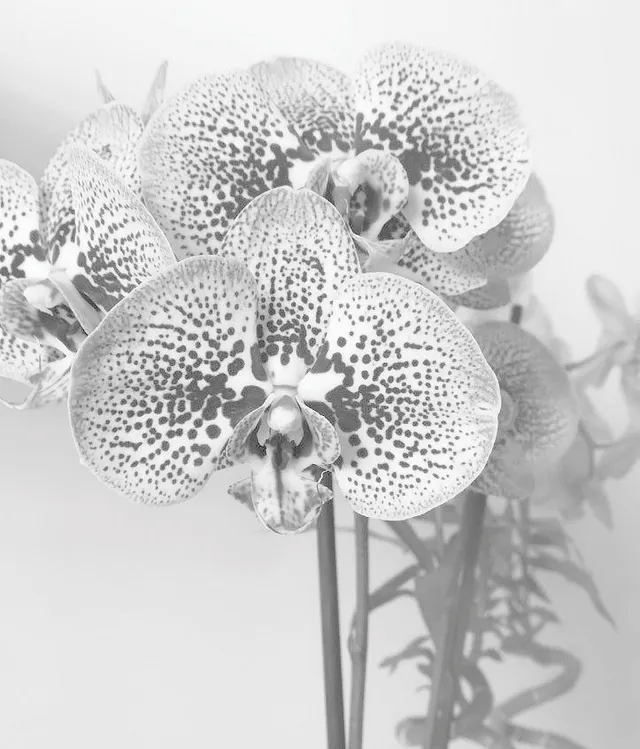
#> input picture Lab2/inp_image.webp, 640 x 749 px
$ python exercise2.py
#> lines starting #> are read from the running program, lines starting #| are printed output that depends on the picture
import cv2
import numpy as np
import matplotlib.pyplot as plt


def get_cumulative(histogram):
    cumulative = np.cumsum(histogram, dtype=np.float32)
    return cumulative / histogram.sum()


def get_hist_map(inp_histogram, ref_histogram):
    pix_map = np.zeros(256)

    k = 0
    for i, val in enumerate(inp_histogram):
        while k < 255 and ref_histogram[k] < val:
            k += 1

        pix_map[i] = k

    return np.array(pix_map, dtype=np.uint8)


def map_image(image, image_map):
    new_img = np.zeros_like(image, dtype=np.uint8)
    r, c = image.shape

    for i in range(r):
        for j in range(c):
            new_img[i, j] = image_map[image[i, j]]

    return new_img


def histogram_specification(inp_image, ref_image):
    inp_pixels = np.array(inp_image, dtype=np.uint8).ravel()
    ref_pixels = np.array(ref_image, dtype=np.uint8).ravel()

    inp_hist = np.histogram(inp_pixels, 255, [0, 255])[0]
    ref_hist = np.histogram(ref_pixels, 255, [0, 255])[0]

    inp_c = get_cumulative(inp_hist)
    ref_c = get_cumulative(ref_hist)

    img_map = get_hist_map(inp_c, ref_c)

    return map_image(inp_image, img_map)


inp_img = cv2.imread('inp_image.webp', 0)
#> inp_img: shape (749, 640); min 20, max 255, mean 205.1
ref_img = cv2.imread('ref_image.webp', 0)
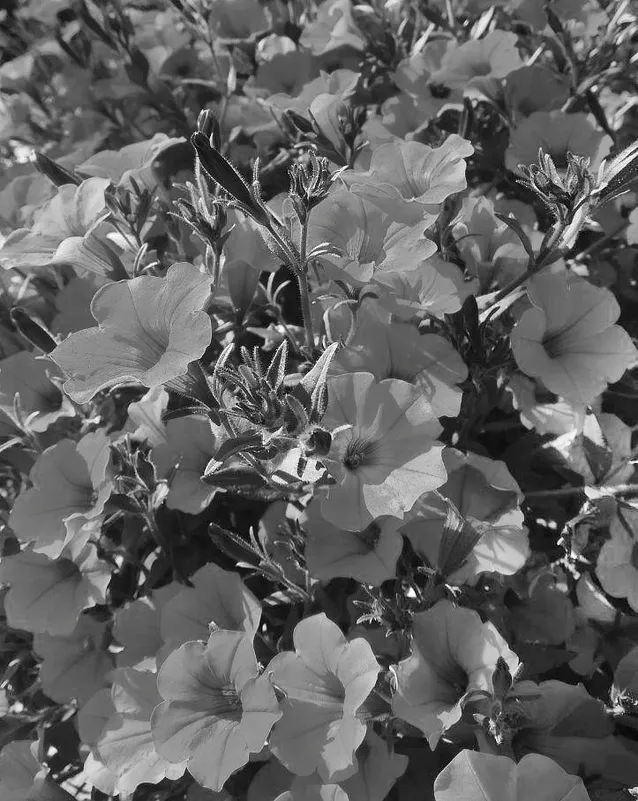
#> input picture Lab2/ref_image.webp, 638 x 801 px
#> ref_img: shape (801, 638); min 0, max 255, mean 98.2

new_img = histogram_specification(inp_img, ref_img)
#> in histogram_specification, `inp_hist = np.histogram(inp_pixels, 255, [0, 255])[0]`: inp_hist = 255 values, max 32549 at index 232, min 0 at index 0, mean 1879.8
#> in histogram_specification, `ref_hist = np.histogram(ref_pixels, 255, [0, 255])[0]`: ref_hist = 255 values, max 6265 at index 104, min 0 at index 4, mean 2004.1
#> in get_cumulative, `cumulative = np.cumsum(histogram, dtype=np.float32)`: cumulative = 255 values from 0 to 479360
#> in histogram_specification, `inp_c = get_cumulative(inp_hist)`: inp_c = 255 values from 0 to 1
#> in histogram_specification, `ref_c = get_cumulative(ref_hist)`: ref_c = 255 values from 6.85e-05 to 1
#> the loop in get_hist_map, `for i, val in enumerate(inp_histogram):` made 255 passes
#> val on passes 1 to 3: 0, 0, 0
#> after the loop in get_hist_map, `for i, val in enumerate(inp_histogram):`: k = 254; pix_map = 256 values, max 254 at index 254, min 0 at index 0, mean 46.93
#> in histogram_specification, `img_map = get_hist_map(inp_c, ref_c)`: img_map has the same summary as pix_map in get_hist_map
#> after the loop in map_image, `for i in range(r):`:
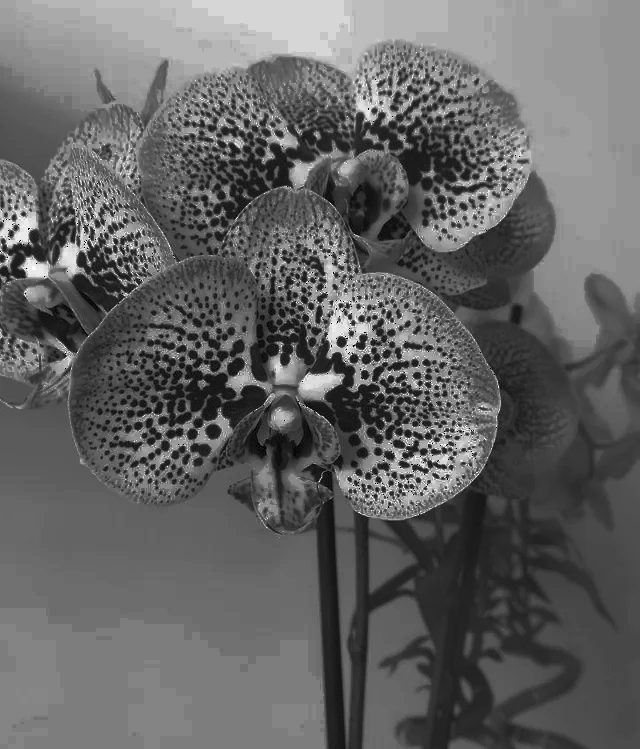
#> new_img: shape (749, 640); min 0, max 254, mean 99.9

fig, ax = plt.subplots(3, 2)

for i, img in enumerate([inp_img, ref_img, new_img]):
    ax[i, 0].imshow(img)
    ax[i, 1].plot(cv2.calcHist([img], [0], None, [255], [0, 255]))
#> this loop made 3 passes

plt.imshow(new_img, cmap='gray')
plt.show()
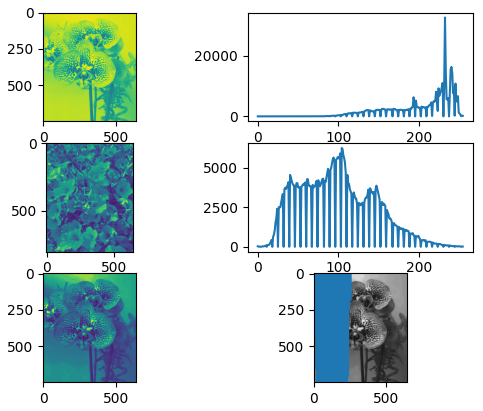
#> figure drawn by matplotlib, 6 panels; panel 2: curve peaks at x = 232, y = 32549; panel 4: curve peaks at x = 104, y = 6265
